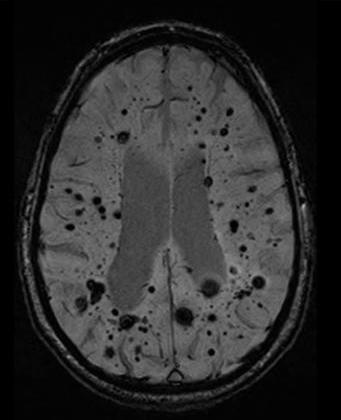
%> input picture swi.jpg, 341 x 420 px
$ octave solution.m   (GNU Octave 9; MATLAB toolbox functions it lacks are replaced by stand-ins)
%> lines starting %> are read from the running program, lines starting %| are printed output that depends on the picture
%MATLAB version of the code for the assignment
%Implementing the basics of image processig in the MATLAB environment

%Question 1
%loadin the image file in matlab
image_rgb = imread('swi.jpg');
%> image_rgb is the input picture: size 420x341x3 uint8; min 0, max 174, mean 44
%imshow(image_rgb)
image = rgb2gray(image_rgb);
figure()
imshow(image)
title('Grayscale MRI image');
%%%%%%%%%%%%%%%%

%Question 2
%Image Normalization
im_min = double(min(min(image)));
%> im_min = 0
im_max = double(max(max(image)));
%> im_max = 174
y = double(image);
im_norm = (y - im_min)/(im_max - im_min);
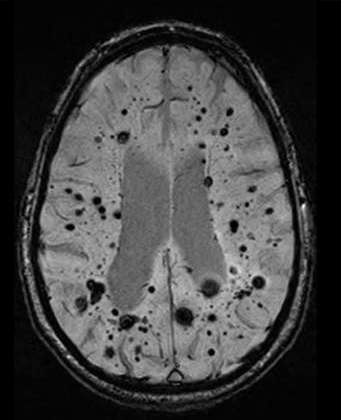
%> im_norm: size 420x341 double; min 0, max 1, mean 0.253

%%%%%%%%%%%%%%%%
%Question 3
%Saving the image as PNG file
imwrite(im_norm, 'norm_image.png');


%Question 4
C = double(image);
B = image;

for i=1:size(C,1)-2
    for j=1:size(C,2)-2
        %Sobel mask for x-direction:
        Gx=((2*C(i+2,j+1)+C(i+2,j)+C(i+2,j+2))-(2*C(i,j+1)+C(i,j)+C(i,j+2)));
        %Sobel mask for y-direction:
        Gy=((2*C(i+1,j+2)+C(i,j+2)+C(i+2,j+2))-(2*C(i+1,j)+C(i,j)+C(i+2,j)));

        %The gradient of the image
        %B(i,j)=abs(Gx)+abs(Gy);
        B(i,j)=sqrt(Gx.^2+Gy.^2);

    end
end
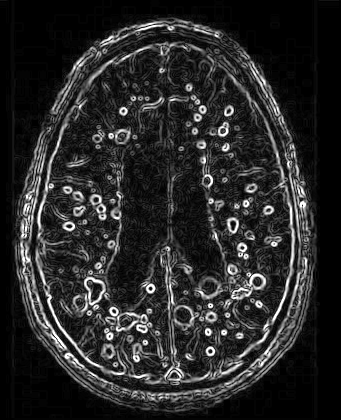
%> B: size 420x341 uint8; min 0, max 255, mean 40.5


figure()
imshow(B)
title('First Derivative of the image using Sobel Operator');
